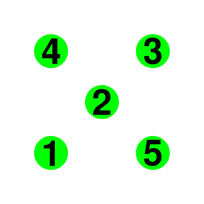
//> input picture src/images/ideal_nums.png, 204 x 204 px, shrunk from 600 x 600 before the run
$ ./detectDigits images/ideal_nums.png   (built with g++ and OpenCV 4, the #if around main switched on)
//> lines starting //> are read from the running program, lines starting //| are printed output that depends on the picture; after the words box and inside, x2 and y2 are one past the last pixel; in counts of white or black regions, pixels touching at a corner belong together; pictures that were not available may be replaced by others from this repository, and a replacement may not be noted
//> further down, image is the input picture: 204 rows x 204 cols, CV_8UC3; mean B, G, R 227.3, 248.1, 227.3
#include "../inc/detectDigits.hpp"
#include "utils.hpp"

// #define DEBUG_ACTIVE
// #define MAIN_ACTIVE // remember to change also the CmakeList.txt

/*!
  * Rotate an image by an angle without cropping
  * @param[in]  src      Input image to rotate
  * @param[in]  angle    Angle degrees
  * @return[cv::Mat]  Rotated image
  */
cv::Mat rotate(const cv::Mat src, int angle){
    // get rotation matrix for rotating the image around its center in pixel coordinates
    cv::Point2f center((src.cols-1)/2.0, (src.rows-1)/2.0);
    cv::Mat rot = cv::getRotationMatrix2D(center, angle, 1.0);
    // determine bounding rectangle, center not relevant
    cv::Rect2f bbox = cv::RotatedRect(cv::Point2f(), src.size(), angle).boundingRect2f();
    // adjust transformation matrix
    rot.at<double>(0,2) += bbox.width/2.0 - src.cols/2.0;
    rot.at<double>(1,2) += bbox.height/2.0 - src.rows/2.0;

    cv::Mat dst;
    cv::warpAffine(src, dst, rot, bbox.size());
    return dst;
}

/*!
  * Perform an augmentation of the templates with different angles
  * @param[in]  templatesFolder                     Location of the folder which contains the basic templates
  * @return[std::vector<std::pair<cv::Mat, int> >]  Vector of associated Template-Number
  */
std::vector<std::pair<cv::Mat, int> > augmentTemplates(std::string templatesFolder){
//> called with templatesFolder = "template"
    std::vector<std::pair<cv::Mat, int> > templates;

    int rotation_degrees = 30;

    // relative path of src directory
    std::string cur = __FILE__;
    cur.resize(cur.size()-16);

    for (int i = 0; i < 6; i++)
    {
        std::string imageName =  cur + templatesFolder + "/" + std::to_string(i) + ".png";

        cv::Mat numTemplate = cv::imread(imageName);

        for (int j = 0; j < 360/rotation_degrees; j++)
        {
            cv::Mat numTemplate_rotated = rotate(numTemplate, rotation_degrees*j);

            #ifdef DEBUG_ACTIVE
            cv::imshow("Rotated templates",numTemplate_rotated);
            cv::waitKey(0);
            #endif

            templates.emplace_back(numTemplate_rotated, i);

        }
//> this loop made 12 passes
//> bbox in rotate on passes 3 to 10: Rect(-139.3, -139.3, 278.7, 278.7), Rect(-102, -102, 204, 204), Rect(-139.3, -139.3, 278.7, 278.7), Rect(-139.3, -139.3, 278.7, 278.7), Rect(-102, -102, 204, 204), Rect(-139.3, -139.3, 278.7, 278.7), Rect(-139.3, -139.3, 278.7, 278.7), Rect(-102, -102, 204, 204)
//> pass 2, in rotate (call 2), `cv::warpAffine(src, dst, rot, bbox.size());`:
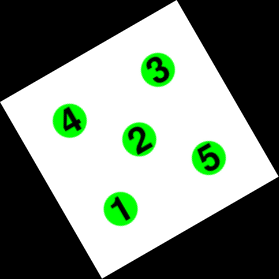
//> dst: 279 rows x 279 cols, CV_8UC3; mean B, G, R 121.5, 132.6, 121.5
//> pass 3, in rotate (call 3), `cv::warpAffine(src, dst, rot, bbox.size());`:
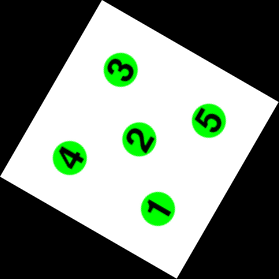
//> dst: 279 rows x 279 cols, CV_8UC3; mean B, G, R 121.5, 132.6, 121.5
    }
//> pass 2 of the loop in augmentTemplates, `for (int i = 0; i < 6; i++)`:
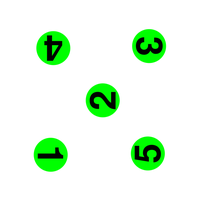
//> input picture src/images/ideal_nums_rotate_90.png, 204 x 204 px, shrunk from 600 x 600 before the run, given in place of 1.png, which was not available
//> in augmentTemplates, numTemplate is the input picture: 204 rows x 204 cols, CV_8UC3; mean B, G, R 227.3, 248.1, 227.3
//> the loop in augmentTemplates, `for (int j = 0; j < 360/rotation_degrees; j++)` made 12 passes
//> pass 2, in rotate (call 14), `cv::warpAffine(src, dst, rot, bbox.size());`:
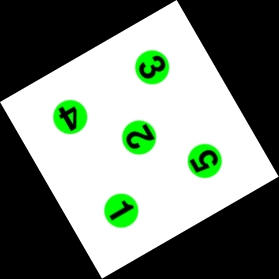
//> dst: 279 rows x 279 cols, CV_8UC3; mean B, G, R 121.5, 132.6, 121.5
//> pass 3, in rotate (call 15), `cv::warpAffine(src, dst, rot, bbox.size());`:
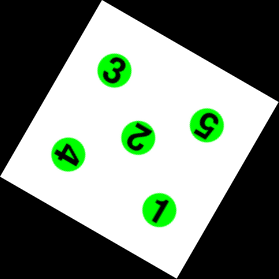
//> dst: 279 rows x 279 cols, CV_8UC3; mean B, G, R 121.5, 132.6, 121.5

    return templates;
}

/*!
  * Match templates to recognize digit inside the green circles of the image
  * @param[in]  Rect        bounding box for a green blob
  * @param[in]  img         Original image
  * @param[in]  greenObjs   Green objects extracted from the hsv original image
  * @param[in]  templates   Vector of associated Template-Number
  */
int detectSingleDigit(cv::Rect Rect, cv::Mat img, cv::Mat greenObjs, std::vector<std::pair<cv::Mat, int> > templates){

    cv::Mat element = cv::getStructuringElement(cv::MORPH_RECT, cv::Size((2 * 2) + 1, (2 * 2) + 1)); // create kernel
    cv::dilate(greenObjs, greenObjs, element);
    cv::erode(greenObjs, greenObjs, element);

    std::vector<std::vector<cv::Point> > green_polygons;
    cv::findContours(greenObjs, green_polygons, cv::RETR_TREE, cv::CHAIN_APPROX_SIMPLE);

    cv::Mat greenObjsInv, filtered(img.rows, img.cols, CV_8UC3, cv::Scalar(255, 255, 255));
    cv::bitwise_not(greenObjs, greenObjsInv);

    #ifdef DEBUG_ACTIVE
    cv::imshow("Inverted Image",greenObjsInv);
    cv::waitKey(0);
    #endif

    img.copyTo(filtered, greenObjsInv);

    cv::Mat processROI(filtered, Rect); // extract ROI

    if (processROI.empty()) {
        std::cout<<"[ERROR] Empty ROI"<<std::endl;
        return -1;
    }

    cv::resize(processROI, processROI, cv::Size(200, 200)); // resize the ROI
    cv::threshold(processROI, processROI, 100, 255, 0 ); // threshold and binarize the image, to suppress some noise
    cv::flip(processROI, processROI, 0); // flip the image

    #ifdef DEBUG_ACTIVE
    cv::imshow("Process ROI",processROI);
    cv::waitKey(0);
    #endif

    double maxScore = 0;
    int num = -1;
    cv::Mat temp;
    for (unsigned int i = 0; i < templates.size(); ++i) {

        // Match the ROI with the templates
        cv::Mat result;

        cv::matchTemplate(processROI, templates[i].first, result, cv::TM_CCOEFF);
        double score;
        cv::minMaxLoc(result, nullptr, &score);

        if (score > maxScore) {
            maxScore = score;
            num = templates[i].second;
            temp = templates[i].first;
        }
    }

    std::string title = "Best fitting template: "+std::to_string(num);

    #ifdef DEBUG_ACTIVE
    cv::imshow("Best fitting template",temp);
    cv::waitKey(0);
    #endif

    return num;

}

#ifdef MAIN_ACTIVE
void detectDigits(cv::Mat image, cv::Mat greenObjs){
    std::vector<std::pair<cv::Mat, int> > templates = augmentTemplates("template");

    std::vector<std::vector<cv::Point> > contours;
    std::vector<cv::Point> approx_curve;

    cv::findContours(greenObjs, contours, cv::RETR_EXTERNAL, cv::CHAIN_APPROX_SIMPLE);

    for (unsigned int i = 0; i < contours.size(); ++i) {
        cv::approxPolyDP(contours[i], approx_curve, 3, true);

        if (approx_curve.size() > 10) {
            detectSingleDigit(boundingRect(cv::Mat(approx_curve)),image,greenObjs,templates);
        }
    }
}

int main(int argc, char* argv[]){
    if(argc != 2){
        std::cout<<"[ERROR] Argument error, usage: ./detectDigits image_name.jpg"<<std::endl;
        return -1;
    }
    std::string imageName(argv[1]);
    cv::Mat image = cv::imread(imageName);
    if(!image.empty()){
        std::cout<<"[INFO] Loaded "<<imageName<< " image"<<std::endl;
    }else{
        std::cout<<"[ERROR] Unable to load "<<imageName<< " image"<<std::endl;
        return -1;
    }

    std::vector<std::pair<cv::Mat, int> > templates = augmentTemplates("template");

    #ifdef DEBUG_ACTIVE
    cv::imshow("Original image", image);
    cv::waitKey();
    #endif

    //convert hsv
    cv::Mat imgHSV;
    cv::cvtColor(image, imgHSV, cv::COLOR_BGR2HSV);
//> imgHSV: 204 rows x 204 cols, CV_8UC3; mean H, S, V 7.1, 24.9, 248.1

    // low and high green thresold values
    cv::Scalar greenHSV_L(52,40,40);
    cv::Scalar greenHSV_H(72,255,255);

    //get green objects
    cv::Mat greenObjs;
    cv::inRange(imgHSV, greenHSV_L, greenHSV_H, greenObjs); // extract green objects
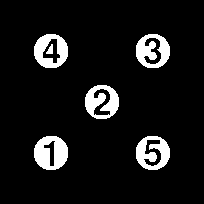
//> greenObjs: 204 rows x 204 cols, CV_8UC1; 9% white; 6 white regions

    #ifdef DEBUG_ACTIVE
    cv::imshow("Green mask", greenObjs);
    cv::waitKey();
    #endif

    std::vector<std::vector<cv::Point> > contours;
    std::vector<cv::Point> approx_curve;

    cv::findContours(greenObjs, contours, cv::RETR_EXTERNAL, cv::CHAIN_APPROX_SIMPLE);
//> contours = 5 contours; box (x1, y1, x2, y2) and area: (136, 34, 170, 68) 892, (136, 136, 170, 170) 891, (34, 136, 68, 170) 891, (34, 34, 68, 68) 891, (85, 85, 119, 119) 890

    for (int i = 0; i < contours.size(); ++i) {
        cv::approxPolyDP(contours[i], approx_curve, 3, true);

        if (approx_curve.size() > 7) {
            detectSingleDigit(boundingRect(cv::Mat(approx_curve)),image,greenObjs,templates);
        }
    }
//> this loop made 5 passes
//> pass 1, in detectSingleDigit, `cv::dilate(greenObjs, greenObjs, element);`:
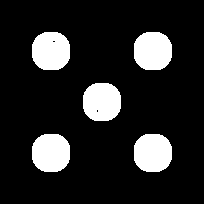
//> greenObjs: 204 rows x 204 cols, CV_8UC1; 14.7% white; 5 white regions, box (x1, y1, x2, y2) and area: (134, 32, 172, 70) 1229, (32, 134, 70, 172) 1228, (134, 134, 172, 172) 1228, (32, 32, 70, 70) 1226, (83, 83, 121, 121) 1225
//> pass 1, in detectSingleDigit, `cv::erode(greenObjs, greenObjs, element);`:
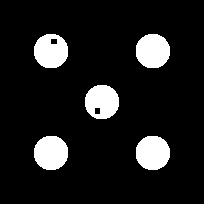
//> greenObjs: 204 rows x 204 cols, CV_8UC1; 11.1% white; 5 white regions, box (x1, y1, x2, y2) and area: (136, 34, 170, 68) 941, (34, 136, 68, 170) 940, (136, 136, 170, 170) 940, (34, 34, 68, 68) 910, (85, 85, 119, 119) 909
//> pass 1, in detectSingleDigit, `img.copyTo(filtered, greenObjsInv);`:
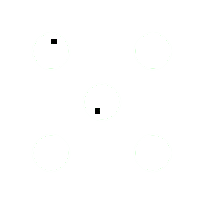
//> filtered: 204 rows x 204 cols, CV_8UC3; mean B, G, R 254.5, 254.6, 254.5


}
#endif
